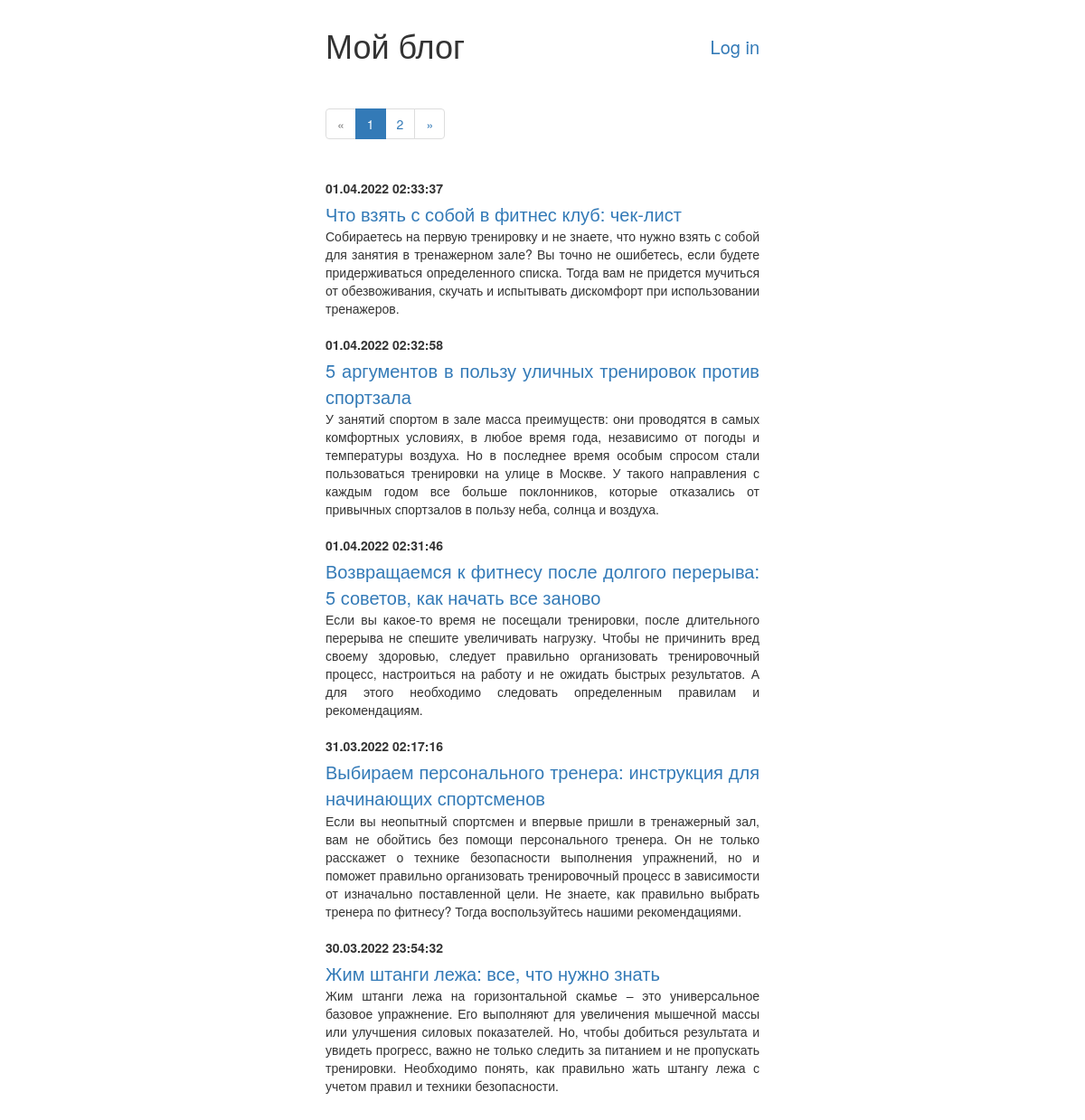
The page / on the database its author committed.
### tables this page shows
CREATE TABLE `blog` (
  `id` int(11) NOT NULL,
  `title` varchar(128) NOT NULL,
  `date` datetime NOT NULL DEFAULT CURRENT_TIMESTAMP,
  `text` text NOT NULL,
  `subtitle` text NOT NULL
);

### index.php (called while the page is built, shortened)
<?php
include_once "elems/head.php";
if (isset($_GET['page'])){
    $page = $_GET['page'];
} else {
    $page = 1;
}
$notesOnPage = 5;
$from = ($page - 1) * $notesOnPage;
$query = "SELECT COUNT(*) as count FROM blog";
$result = mysqli_query($link, $query) or die(mysqli_error($link));
$notes = mysqli_fetch_assoc($result)['count'];
$countPage = ceil($notes / $notesOnPage);
$query = "SELECT* FROM blog ORDER BY date DESC LIMIT $from, $notesOnPage";
$result = mysqli_query($link, $query) or die(mysqli_error($link));
for ($data = []; $row = mysqli_fetch_assoc($result); $data[] = $row);
include_once "layout.php";

### elems/content.php (the view, shortened to what this page needs)
<?php
$span = "";
foreach ($data as $el) {
    $date = date_create($el['date']);
    $date = date_format($date, "d.m.Y H:i:s");
    $span .= "<div class='note'><p class='date'>$date</p>";
    if (isset($_GET['id'])) {
        $span .= "<p class='title'>{$el['title']}</p>
                  <p class='text'>{$el['text']}</p></div>";
    } else {
        $span .= "<a href=\"item/index.php?id={$el['id']}\">{$el['title']}</a>
                  <p class='subtitle'>{$el['subtitle']}</p></div>";
    }
}
echo $span;

### layout.php (shortened to what this page needs)
<!DOCTYPE html>
<html lang="ru">
<head>
    <link rel="stylesheet" href="css/bootstrap/css/bootstrap.css">
    <link rel="stylesheet" href="css/styles.css">
</head>
<body>
<div id="wrapper">
    <div class="wor">
        <h1>Мой блог</h1>
        <a href="admin/log/login.php">Log in</a>
    </div>
    <div>
        <nav>
            <ul class="pagination">
                <?php include_once "elems/page.php"?>
            </ul>
        </nav>
    </div>
    <?php include_once "elems/content.php"?>
</div>
</body>
</html>

### elems/page.php (shortened to what this page needs)
<?php
$prev = $page - 1;
if ($prev > 1):?>
    <li>
        <a href="?page=<?=$prev?>" aria-label="Previous">
            <span aria-hidden="true">&laquo;</span>
        </a>
    </li>
<?php else:?>
    <li class="disabled">
        <span aria-hidden="true">&laquo;</span>
    </li>
<?php endif; ?>
<?php
for ($i = 1; $i <= $countPage; $i++) {
    if ($page == $i) {
        $class = " class=\"active\"";
    } else {
        $class = "";
    }
    echo "<li$class><a href=\"?page=$i\">$i</a></li>";
}
$next = $page + 1;
if ($next <= $countPage):?>
    <li>
        <a href="?page=<?=$next?>" aria-label="Next">
            <span aria-hidden="true">&raquo;</span>
        </a>
    </li>
<?php else:?>
    <li class="disabled">
        <span aria-hidden="true">&raquo;</span>
    </li>
<?php endif; ?>

### css/styles.css (style rules this page uses)
#wrapper { width: 500px; margin: 0px auto; padding: 10px; text-align: justify; }
#wrapper > div { margin-bottom: 20px; }
#wrapper p { margin-bottom: 5px; }
.date { font-weight: bold; }

### layout.php (style rules this page uses)
.wor { display: flex; align-items: center; justify-content: space-between; }
.wor a { margin-top: 15px; font-size: 20px; text-align: right; }
.note a { font-size: 20px; }
.note { margin-bottom: 20px; }

### rows shown on the page
blog: date "01.04.2022 02:33:37", title "Что взять с собой в фитнес клуб: чек-лист", subtitle "Собираетесь на первую тренировку и не знаете, что нужно взять с собой для занятия в тренажерном зале? Вы точно не ошибетесь, если будете придерживаться определенного списка. Тогда вам не придется мучиться от обезвоживания, скучать и испытывать дискомфорт при использовании тренажеров."
blog: date "01.04.2022 02:32:58", title "5 аргументов в пользу уличных тренировок против спортзала", subtitle "У занятий спортом в зале масса преимуществ: они проводятся в самых комфортных условиях, в любое время года, независимо от погоды и температуры воздуха. Но в последнее время особым спросом стали пользоваться тренировки на улице в Москве. У такого направления с каждым годом все больше поклонников, которые отказались от привычных спортзалов в пользу неба, солнца и воздуха."
blog: date "01.04.2022 02:31:46", title "Возвращаемся к фитнесу после долгого перерыва: 5 советов, как начать все заново", subtitle "Если вы какое-то время не посещали тренировки, после длительного перерыва не спешите увеличивать нагрузку. Чтобы не причинить вред своему здоровью, следует правильно организовать тренировочный процесс, настроиться на работу и не ожидать быстрых результатов. А для этого необходимо следовать определенным правилам и рекомендациям."
blog: date "31.03.2022 02:17:16", title "Выбираем персонального тренера: инструкция для начинающих спортсменов", subtitle "Если вы неопытный спортсмен и впервые пришли в тренажерный зал, вам не обойтись без помощи персонального тренера. Он не только расскажет о технике безопасности выполнения упражнений, но и поможет правильно организовать тренировочный процесс в зависимости от изначально поставленной цели. Не знаете, как правильно выбрать тренера по фитнесу? Тогда воспользуйтесь нашими рекомендациями."
blog: date "30.03.2022 23:54:32", title "Жим штанги лежа: все, что нужно знать", subtitle "Жим штанги лежа на горизонтальной скамье – это универсальное базовое упражнение. Его выполняют для увеличения мышечной массы или улучшения силовых показателей. Но, чтобы добиться результата и увидеть прогресс, важно не только следить за питанием и не пропускать тренировки. Необходимо понять, как правильно жать штангу лежа с учетом правил и техники безопасности."
